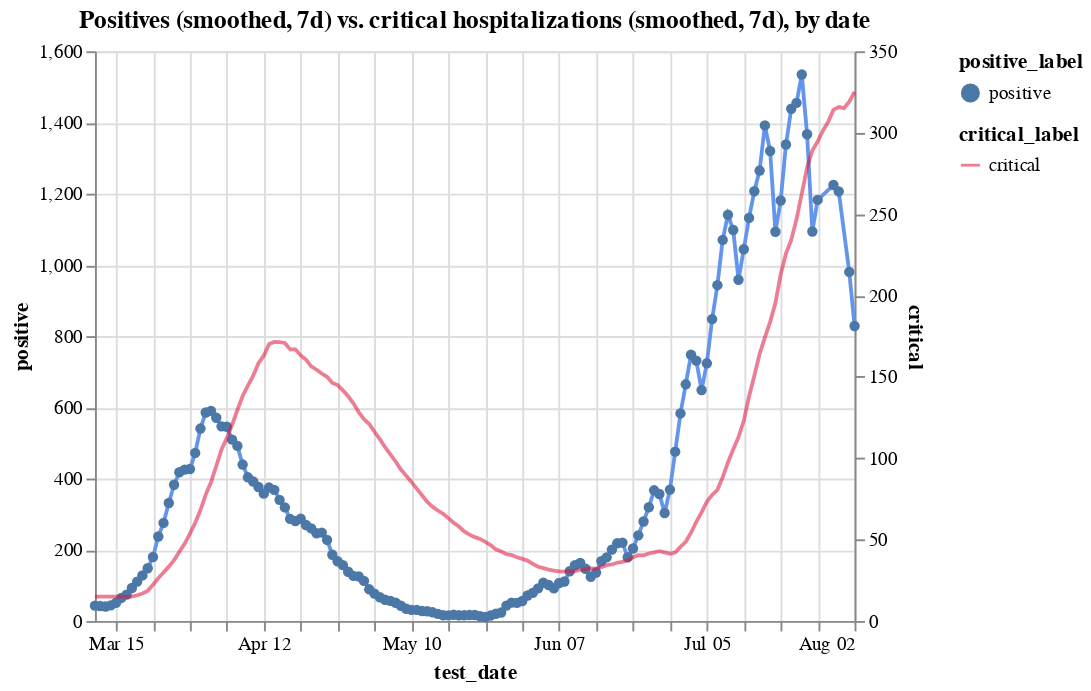

Write notebook code for a chart like this one.
### Code cell
c1 = alt.Chart(hos_and_rate[hos_and_rate.positive_rate<0.12]
               .assign(positive = lambda x: x.positive.ewm(span=7).mean())
               .assign(positive_label ='positive')).mark_line(color='cornflowerblue').encode(
    x='test_date',
    y='positive',
    tooltip=['test_date', 'positive'],
    shape='positive_label'
)
c2 = alt.Chart(hos_and_rate
               .assign(critical_label='critical')
               .assign(critical = lambda x: x.critical.ewm(span=7).mean())
              ).mark_line(color='crimson').encode(
    x='test_date',
    y='critical',
    tooltip=['test_date', 'critical'],
    opacity='critical_label'
)


alt.layer(c1, c2).resolve_scale(y='independent').properties(title='Positives (smoothed, 7d) vs. critical hospitalizations (smoothed, 7d), by date')

### Figure 1 — Vega-Lite specification as saved in the notebook (floating-point values rounded to 4 significant figures; data arrays with more than 128 entries replaced by an {"elided": "..."} marker saying what was removed)
{"config": {"view": {"continuousWidth": 400, "continuousHeight": 300}}, "layer": [{"data": {"name": "data-c821e36573fa4c089e0c0046ca9c9a58"}, "mark": {"type": "line", "color": "cornflowerblue"}, "encoding": {"shape": {"type": "nominal", "field": "positive_label"}, "tooltip": [{"type": "temporal", "field": "test_date"}, {"type": "quantitative", "field": "positive"}], "x": {"type": "temporal", "field": "test_date"}, "y": {"type": "quantitative", "field": "positive"}}}, {"data": {"name": "data-18f8fec3570c86b38bf534865571ad09"}, "mark": {"type": "line", "color": "crimson"}, "encoding": {"opacity": {"type": "nominal", "field": "critical_label"}, "tooltip": [{"type": "temporal", "field": "test_date"}, {"type": "quantitative", "field": "critical"}], "x": {"type": "temporal", "field": "test_date"}, "y": {"type": "quantitative", "field": "critical"}}}], "resolve": {"scale": {"y": "independent"}}, "title": "Positives (smoothed, 7d) vs. critical hospitalizations (smoothed, 7d), by date", "$schema": "https://vega.github.io/schema/vega-lite/v4.8.1.json", "datasets": {"data-c821e36573fa4c089e0c0046ca9c9a58": {"elided": "142 records"}, "data-18f8fec3570c86b38bf534865571ad09": {"elided": "145 records"}}}
